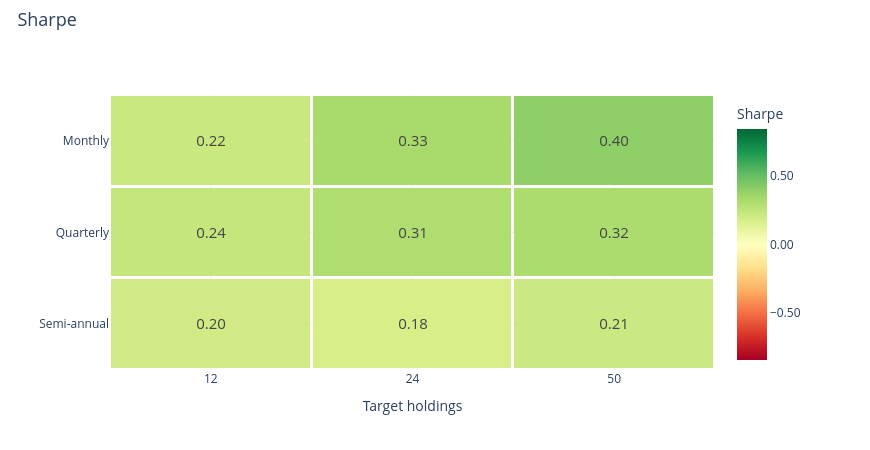

Notebook code cell kept with this figure:
### Markdown cell above
### Sharpe ratio

### Code cell
research.heatmap('sharpe')

### Figure 1 — Plotly figure (JSON) as saved in the notebook; plotly's stock layout.template omitted (floating-point values rounded to 4 significant figures)
{"data": [{"colorbar": {"tickformat": ".2f", "title": {"text": "Sharpe"}}, "colorscale": [[0.0, "rgb(165,0,38)"], [0.1, "rgb(215,48,39)"], [0.2, "rgb(244,109,67)"], [0.3, "rgb(253,174,97)"], [0.4, "rgb(254,224,139)"], [0.5, "rgb(255,255,191)"], [0.6, "rgb(217,239,139)"], [0.7, "rgb(166,217,106)"], [0.8, "rgb(102,189,99)"], [0.9, "rgb(26,152,80)"], [1.0, "rgb(0,104,55)"]], "text": [["0.22", "0.33", "0.40"], ["0.24", "0.31", "0.32"], ["0.20", "0.18", "0.21"]], "textfont": {"size": 15}, "texttemplate": "%{text}", "type": "heatmap", "x": ["12", "24", "50"], "xgap": 3, "y": ["Monthly", "Quarterly", "Semi-annual"], "ygap": 3, "z": [[0.2222, 0.3271, 0.3964], [0.2377, 0.3081, 0.3156], [0.1993, 0.1767, 0.2141]], "zmax": 0.8422, "zmid": 0.0, "zmin": -0.8422}], "layout": {"height": 450, "hovermode": "closest", "legend": {"font": {"size": 12}, "itemclick": "toggle", "itemdoubleclick": "toggleothers", "x": 1.025, "y": 1}, "margin": {"b": 80, "l": 110, "r": 155, "t": 95}, "title": {"font": {"size": 18}, "text": "Sharpe", "x": 0.02, "y": 0.97}, "width": 870, "xaxis": {"title": {"text": "Target holdings"}}, "yaxis": {"autorange": "reversed"}}}
